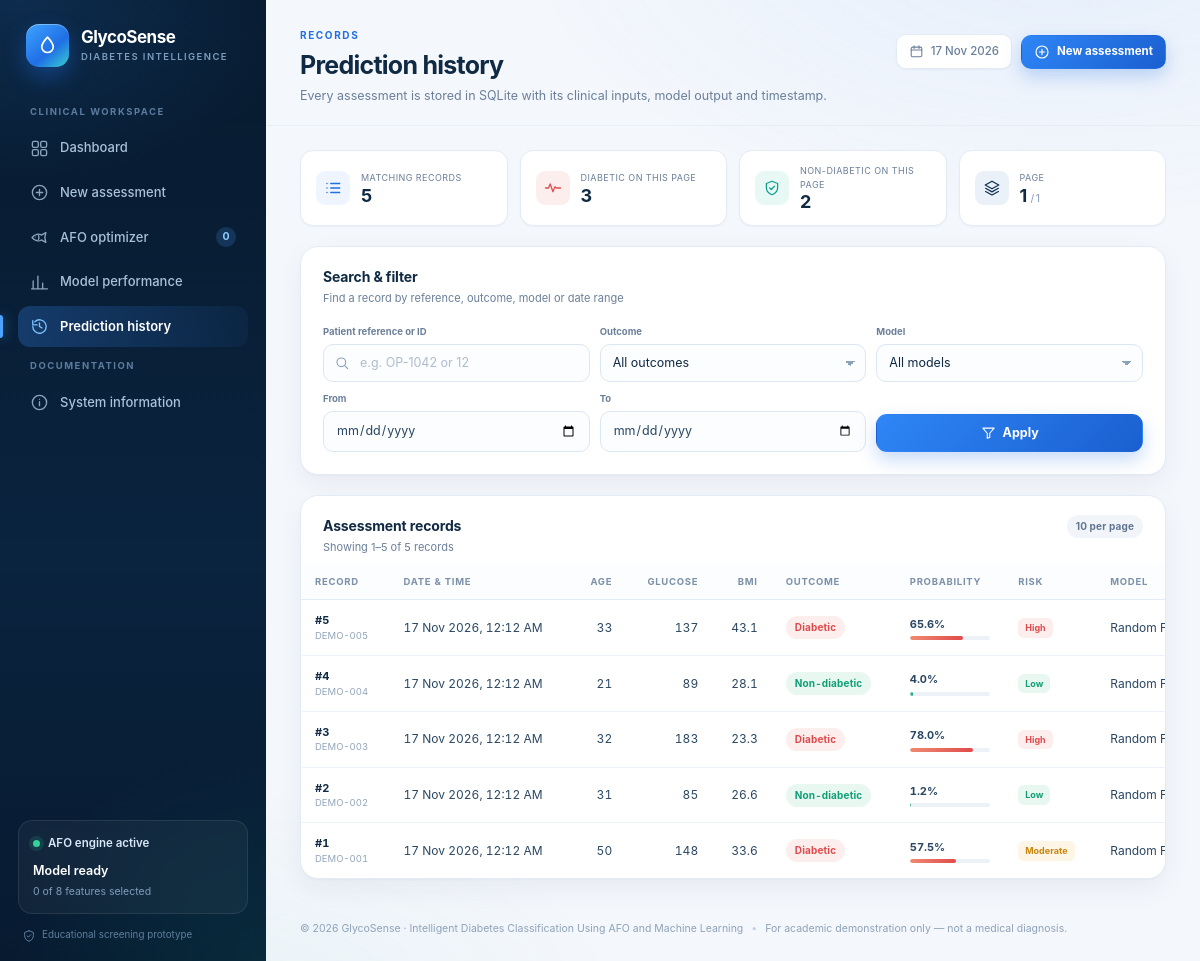
The app's page /history with its own data.
### tables this page shows
CREATE TABLE predictions (
    id INTEGER PRIMARY KEY AUTOINCREMENT,
    created_at TEXT NOT NULL,
    patient_ref TEXT,
    pregnancies REAL NOT NULL,
    glucose REAL NOT NULL,
    blood_pressure REAL NOT NULL,
    skin_thickness REAL NOT NULL,
    insulin REAL NOT NULL,
    bmi REAL NOT NULL,
    dpf REAL NOT NULL,
    age REAL NOT NULL,
    prediction INTEGER NOT NULL CHECK (prediction IN (0, 1)),
    probability REAL NOT NULL,
    model_key TEXT NOT NULL,
    model_name TEXT NOT NULL,
    risk_level TEXT NOT NULL,
    selected_features TEXT
);

### app.py (the view, shortened to what this page needs)
    @app.route("/history")
    def history():
        page = request.args.get("page", 1, type=int)
        per_page = 10
        query = (request.args.get("q") or "").strip()
        outcome = request.args.get("outcome") or ""
        model = request.args.get("model") or ""
        date_from = request.args.get("date_from") or ""
        date_to = request.args.get("date_to") or ""
        if outcome not in ("", "0", "1"):
            outcome = ""
        if model not in ("", *MODEL_DISPLAY.values()):
            model = ""
        rows, total, filters = db.list_predictions(
            page=page,
            per_page=per_page,
            query=query,
            outcome=outcome,
            model=model,
            date_from=date_from,
            date_to=date_to,
        )
        pages = max(1, math.ceil(total / per_page))
        filtered_diabetic = sum(1 for row in rows if row["prediction"] == 1)
        return render_template(
            "history.html",
            page="history",
            rows=rows,
            total=total,
            filters=filters,
            pagination={
                "page": page,
                "pages": pages,
                "per_page": per_page,
                "has_prev": page > 1,
                "has_next": page < pages,
                "start": (page - 1) * per_page + 1 if total else 0,
                "end": min(page * per_page, total),
            },
            filtered_diabetic=filtered_diabetic,
            filtered_non_diabetic=len(rows) - filtered_diabetic,
        )

### database/db.py (called while the page is built)
def get_db() -> sqlite3.Connection:
    if "db" not in g:
        g.db = sqlite3.connect(current_app.config["DATABASE"])
        g.db.row_factory = sqlite3.Row
    return g.db

### templates/history.html (shortened to what this page needs)
{% extends "base.html" %}
{% from "_icons.html" import icon %}
{% block eyebrow %}Records{% endblock %}
{% block page_title %}Prediction history{% endblock %}
{% block page_subtitle %}Every assessment is stored in SQLite with its clinical inputs, model output and timestamp.{% endblock %}
{% block topbar_actions %}
<a class="btn btn-primary btn-sm" href="{{ url_for('predict') }}">{{ icon('plus', 16) }} New assessment</a>
{% endblock %}
{% block content %}
<div class="stack">
  <section class="history-summary">
    <div class="summary-card">
      <span class="summary-icon tone-blue">{{ icon('list', 18) }}</span>
      <div><span>Matching records</span><strong>{{ total }}</strong></div>
    </div>
    <div class="summary-card">
      <span class="summary-icon tone-rose">{{ icon('pulse', 18) }}</span>
      <div><span>Diabetic on this page</span><strong>{{ filtered_diabetic }}</strong></div>
    </div>
    <div class="summary-card">
      <span class="summary-icon tone-teal">{{ icon('shield', 18) }}</span>
      <div><span>Non-diabetic on this page</span><strong>{{ filtered_non_diabetic }}</strong></div>
    </div>
    <div class="summary-card">
      <span class="summary-icon tone-navy">{{ icon('layers', 18) }}</span>
      <div><span>Page</span><strong>{{ pagination.page }} <small>/ {{ pagination.pages }}</small></strong></div>
    </div>
  </section>
  <section class="card">
    <div class="card-header">
      <div>
        <h3 class="card-title">Search &amp; filter</h3>
        <p class="card-subtitle">Find a record by reference, outcome, model or date range</p>
      </div>
    </div>
    <div class="card-body">
      <form class="filter-bar" method="get" action="{{ url_for('history') }}">
        <div class="filter-field filter-search">
          <label for="q">Patient reference or ID</label>
          <div class="input-wrap">
            <span class="input-icon">{{ icon('search', 16) }}</span>
            <input class="form-input" type="text" id="q" name="q" value="{{ filters.query }}" placeholder="e.g. OP-1042 or 12">
          </div>
        </div>
        <div class="filter-field">
          <label for="outcome">Outcome</label>
          <select class="form-input form-select" id="outcome" name="outcome">
            <option value="">All outcomes</option>
          </select>
        </div>
        <div class="filter-field">
          <label for="model">Model</label>
          <select class="form-input form-select" id="model" name="model">
            <option value="">All models</option>
          </select>
        </div>
        <div class="filter-field">
          <label for="date_from">From</label>
          <input class="form-input" type="date" id="date_from" name="date_from" value="{{ filters.date_from }}">
        </div>
        <div class="filter-field">
          <label for="date_to">To</label>
          <input class="form-input" type="date" id="date_to" name="date_to" value="{{ filters.date_to }}">
        </div>
        <div class="filter-actions">
          <button class="btn btn-primary" type="submit">{{ icon('filter', 15) }} Apply</button>
        </div>
      </form>
    </div>
  </section>
  <section class="card">
    <div class="card-header">
      <div>
        <h3 class="card-title">Assessment records</h3>
        <p class="card-subtitle">
          {% if total %}Showing {{ pagination.start }}–{{ pagination.end }} of {{ total }} records{% else %}No records match the current filters{% endif %}
        </p>
      </div>
      <span class="badge badge-slate">{{ pagination.per_page }} per page</span>
    </div>
    <div class="card-body card-body-flush">
      {% if rows %}
      <div class="table-scroll">
        <table class="data-table history-table">
          <thead>
            <tr>
              <th>Record</th>
              <th>Date &amp; time</th>
              <th class="num">Age</th>
              <th class="num">Glucose</th>
              <th class="num">BMI</th>
              <th>Outcome</th>
              <th>Probability</th>
              <th>Risk</th>
              <th>Model</th>
            </tr>
          </thead>
          <tbody>
            {% for row in rows %}
            <tr>
              <td>
                <span class="record-id">#{{ row.id }}</span>
                <span class="record-ref">{{ row.patient_ref or 'Anonymous' }}</span>
              </td>
              <td class="muted">{{ row.created_at|nice_datetime }}</td>
              <td class="num">{{ row.age|round(0)|int }}</td>
              <td class="num">{{ row.glucose|num(0) }}</td>
              <td class="num">{{ row.bmi|num(1) }}</td>
              <td><span class="badge {{ 'badge-red' if row.prediction == 1 else 'badge-green' }}">{{ 'Diabetic' if row.prediction == 1 else 'Non-diabetic' }}</span></td>
              <td>
                <div class="prob-cell">
                  <span>{{ (row.probability * 100)|round(1) }}%</span>
                  <span class="prob-track"><span class="prob-fill {{ 'is-high' if row.prediction == 1 else 'is-low' }}" style="width: {{ (row.probability * 100)|round(0) }}%"></span></span>
                </div>
              </td>
              <td><span class="risk-tag risk-{{ row.risk_level|lower }}">{{ row.risk_level }}</span></td>
              <td class="muted">{{ row.model_name }}</td>
            </tr>
            {% endfor %}
          </tbody>
        </table>
      </div>
      {% endif %}
    </div>
  </section>
</div>
{% endblock %}

### templates/base.html (shortened to what this page needs)
{% from "_icons.html" import icon %}
<!DOCTYPE html>
<html lang="en">
<head>
  <link rel="stylesheet" href="{{ url_for('static', filename='css/style.css') }}">
</head>
<body data-page="{{ page|default('') }}">
  <div class="app-shell">
    <aside class="sidebar" id="sidebar" aria-label="Main navigation">
      <a class="brand" href="{{ url_for('dashboard') }}">
        <span class="brand-mark">{{ icon('droplet', 23, 1.8) }}</span>
        <span class="brand-copy">
          <strong>GlycoSense</strong>
          <small>Diabetes Intelligence</small>
        </span>
      </a>
      <div class="sidebar-label">Clinical workspace</div>
      <nav class="nav">
        {% set nav_items = [
          {'key': 'dashboard', 'endpoint': 'dashboard', 'label': 'Dashboard', 'icon': 'dashboard'},
          {'key': 'predict', 'endpoint': 'predict', 'label': 'New assessment', 'icon': 'plus'},
          {'key': 'afo', 'endpoint': 'afo', 'label': 'AFO optimizer', 'icon': 'fish'},
          {'key': 'performance', 'endpoint': 'performance', 'label': 'Model performance', 'icon': 'chart'},
          {'key': 'history', 'endpoint': 'history', 'label': 'Prediction history', 'icon': 'history'}
        ] %}
        {% for item in nav_items %}
        <a class="nav-link {{ 'active' if page == item.key }}" href="{{ url_for(item.endpoint) }}">
          {{ icon(item.icon, 19) }}<span>{{ item.label }}</span>
          {% if item.key == 'afo' %}<span class="nav-badge">{{ model_meta.selected_features|length }}</span>{% endif %}
        </a>
        {% endfor %}
      </nav>
      <div class="sidebar-label">Documentation</div>
      <nav class="nav">
        <a class="nav-link {{ 'active' if page == 'about' }}" href="{{ url_for('about') }}">
          {{ icon('info', 19) }}<span>System information</span>
        </a>
      </nav>
      <div class="sidebar-foot">
        <div class="engine-card">
          <div class="engine-top">
            <span class="status-dot"></span>
            <span>AFO engine active</span>
          </div>
          <div class="engine-model">{{ model_meta.best_model_name|default('Model ready') }}</div>
          <div class="engine-meta">
            {{ model_meta.selected_features|length if model_meta.selected_features else 0 }} of {{ model_meta.feature_names|length if model_meta.feature_names else 8 }} features selected
          </div>
        </div>
        <div class="sidebar-note">
          {{ icon('shield', 14) }} Educational screening prototype
        </div>
      </div>
    </aside>
    <div class="main">
      <header class="topbar">
        <div class="page-heading">
          <span class="eyebrow">{% block eyebrow %}Clinical workspace{% endblock %}</span>
          <h1 class="page-title">{% block page_title %}Dashboard{% endblock %}</h1>
          <p class="page-subtitle">{% block page_subtitle %}{% endblock %}</p>
        </div>
        <div class="topbar-actions">
          <span class="date-chip">{{ icon('calendar', 15) }} {{ nav_date }}</span>
          {% block topbar_actions %}{% endblock %}
        </div>
      </header>
      <main class="content">
        {% block content %}{% endblock %}
      </main>
      <footer class="app-footer">
        <span>© 2026 {{ site_name }} · Intelligent Diabetes Classification Using AFO and Machine Learning</span>
        <span class="footer-sep">•</span>
        <span>For academic demonstration only — not a medical diagnosis.</span>
      </footer>
    </div>
  </div>
</body>
</html>

### records on screen
predictions: id "5", patient_ref "DEMO-005", created_at|nice_datetime "17 Nov 2026, 12:12 AM", age "33", glucose|num "137", bmi|num "43.1", prediction "Diabetic", (row.probability*100)|round(1) "65.6", risk_level "High", model_name "Random…"
predictions: id "4", patient_ref "DEMO-004", created_at|nice_datetime "17 Nov 2026, 12:12 AM", age "21", glucose|num "89", bmi|num "28.1", prediction "Non-diabetic", (row.probability*100)|round(1) "4.0", risk_level "Low", model_name "Random…"
predictions: id "3", patient_ref "DEMO-003", created_at|nice_datetime "17 Nov 2026, 12:12 AM", age "32", glucose|num "183", bmi|num "23.3", prediction "Diabetic", (row.probability*100)|round(1) "78.0", risk_level "High", model_name "Random…"
predictions: id "2", patient_ref "DEMO-002", created_at|nice_datetime "17 Nov 2026, 12:12 AM", age "31", glucose|num "85", bmi|num "26.6", prediction "Non-diabetic", (row.probability*100)|round(1) "1.2", risk_level "Low", model_name "Random…"
predictions: id "1", patient_ref "DEMO-001", created_at|nice_datetime "17 Nov 2026, 12:12 AM", age "50", glucose|num "148", bmi|num "33.6", prediction "Diabetic", (row.probability*100)|round(1) "57.5", risk_level "Moderate", model_name "Random…"

### other values on screen
{{ item.label }} "Dashboard" "New assessment" "AFO optimizer" "Model performance" "Prediction history"
{{ model_meta.selected_features|length }} "0"
{{ model_meta.best_model_name|default('Model ready') }} "Model ready"
{{ model_meta.feature_names|length if model_meta.feature_names else 8 }} "8"
{{ total }} "5"
{{ filtered_diabetic }} "3"
{{ filtered_non_diabetic }} "2"
{{ pagination.page }} "1"
{{ pagination.pages }} "1"
{{ pagination.start }} "1"
{{ pagination.end }} "5"
{{ pagination.per_page }} "10"
{{ site_name }} "GlycoSense"
